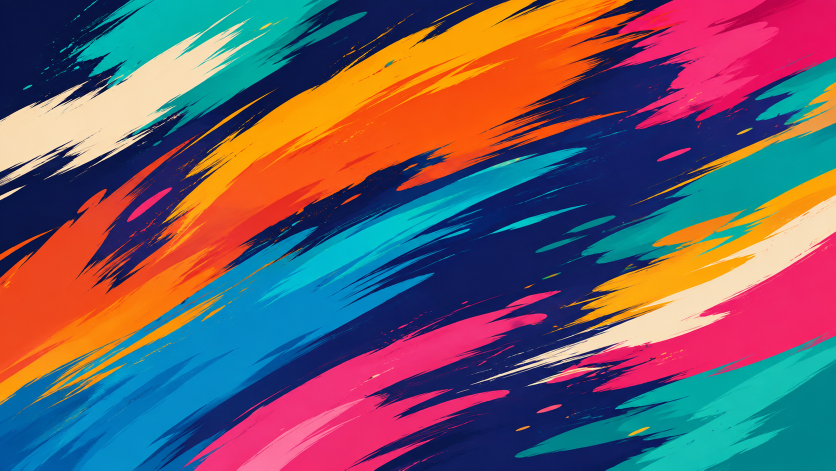
#> input picture Demo/resources/img/glass_demo_background.png, 1672 x 941 px (shown at 1/2 size)
$ python prepare.py out.png
#> lines starting #> are read from the running program, lines starting #| are printed output that depends on the picture
"""Prepare one identical, point-aligned background for both renderers (Pillow)."""
from pathlib import Path
import sys
from PIL import Image

output = Path(sys.argv[1])
output.mkdir(parents=True, exist_ok=True)
artwork = Path(__file__).resolve().parents[1] / "resources/img/glass_demo_background.png"
scene = Image.open(artwork).convert("RGB")
#> scene is the input picture: PIL image 1672x941 RGB; mean R, G, B 109.4, 91, 103.3
factor = max(720 / scene.width, 440 / scene.height)
#> factor = 0.468
scene = scene.resize((round(scene.width * factor), round(scene.height * factor)), Image.Resampling.BICUBIC)
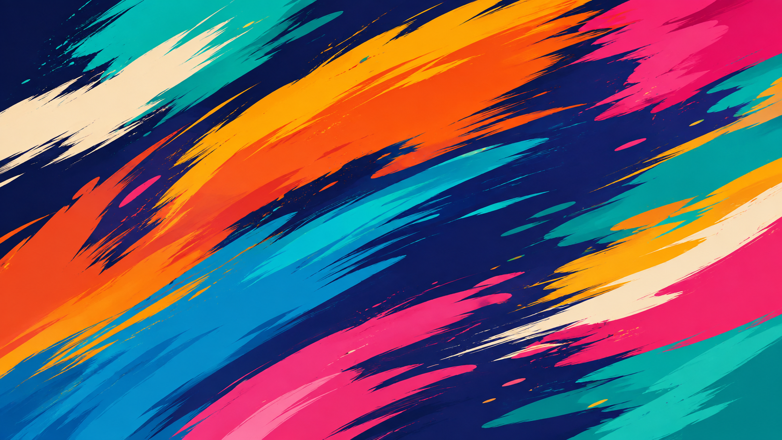
#> scene: PIL image 782x440 RGB; mean R, G, B 109.4, 91, 103.3
left, top = (scene.width - 720) // 2, (scene.height - 440) // 2
#> left = 31; top = 0
scene = scene.crop((left, top, left + 720, top + 440))
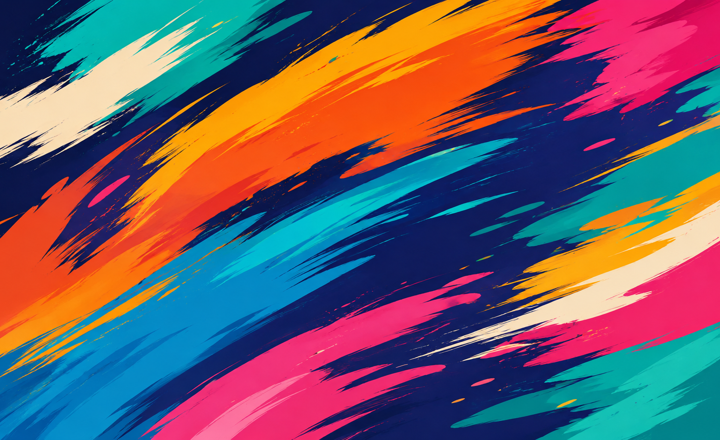
#> scene: PIL image 720x440 RGB; mean R, G, B 108.5, 90.5, 103.1
scene.save(output / "scene.png")
(output / "scene.rgb").write_bytes(scene.tobytes())
